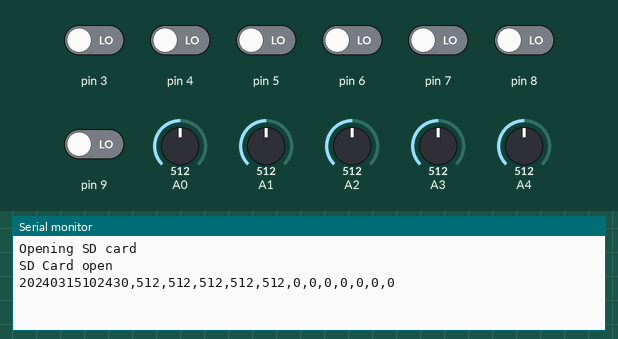
Recording of a sketch running on a simulated Arduino Uno, built with avr-gcc and run on an emulated ATmega328P. Shown: the last lines printed to the serial monitor. Wiring (inferred from the names in the program): DS1307 clock at I2C address 0x68. The test bench sets the inputs (shaded band); at power-on: pin 3–9 LOW, A0 = 512, A1 = 512, A2 = 512, A3 = 512, A4 = 512. The local clock reads 2024-03-15 10:24:30 at power-on unless the sketch sets it; storage starts empty.

Above: at 1.5 s.
1.6 s: A0 set to 716
At 5.9 s:
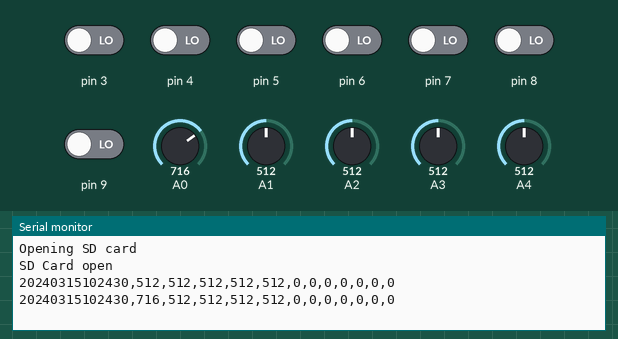
7.6 s: A1 set to 716
At 11.7 s:
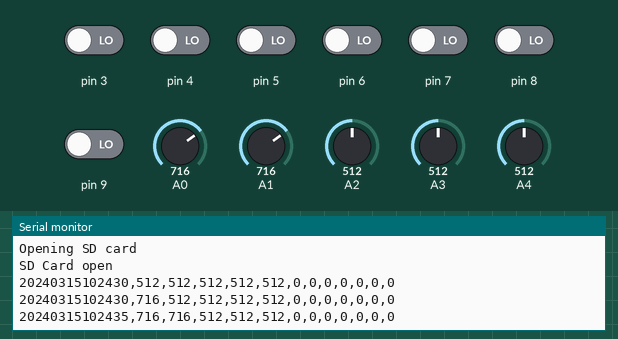
13.6 s: A2 set to 716
At 16.4 s:
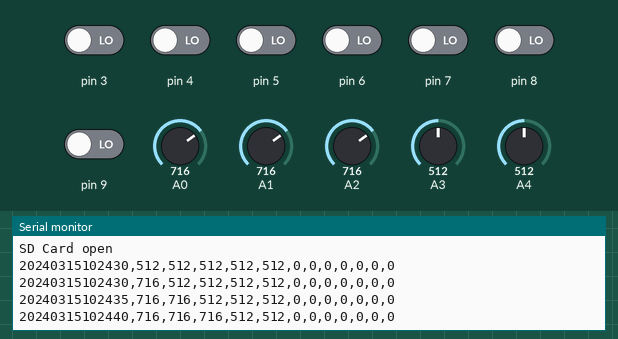
19.6 s: A3 set to 716
At 21.1 s:
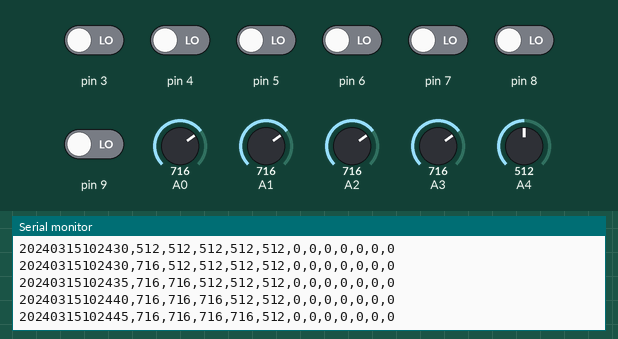
25.6 s: A4 set to 716
At 25.6 s:
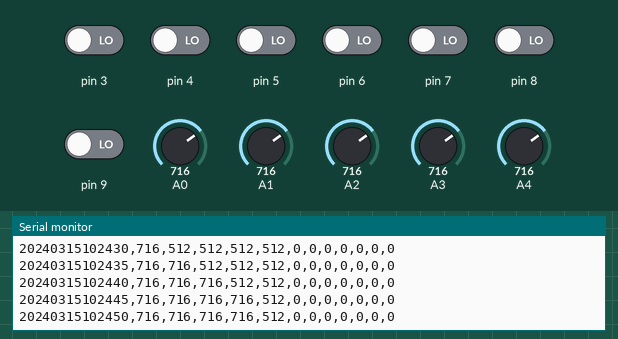
31.6 s: pin 3 driven HIGH
At 36.3 s:
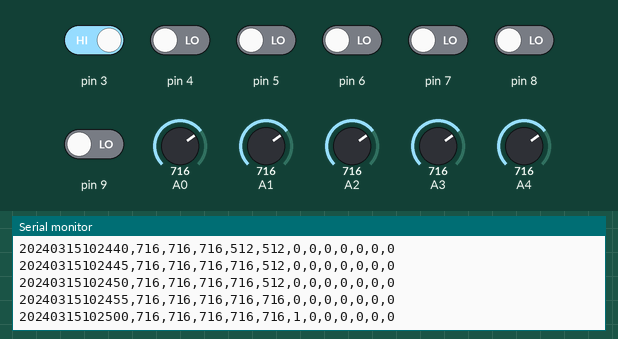

Measured:
- after the input at 1.6 s, the serial monitor: prints a new line after 3.8 s (image 1)
- after the input at 7.6 s, the serial monitor: prints a new line after 2.8 s (image 2)
- after the input at 13.6 s, the serial monitor: prints a new line after 1.8 s (image 3)
- after the input at 19.6 s, the serial monitor: prints a new line after 0.84 s (image 4)
- after the input at 31.6 s, the serial monitor: prints a new line after 3.9 s (image 6)

The sketch:

2021ArduinoUnoDataShield02m.ino
```cpp
//Arduino Uno with data logger shield with DS1307 RTC, SD card.
//Analog sensors on pins A0-A5.  Also checks D3-D9.
//SD Card --> 8.3 filenames (not case-sensitive, ABCDEFGH.txt = abcdefgh.txt).
//  CS = pin 10 for Uno.  4 for MKRZero
//  MOSI = pin 11
//  MISO = pin 12
//  CLK = pin 13
//RTC DS1307. I2C--> SCL(clk)=D1, SDA(data)=D2
//20210604 - by TSBrownie.  Non-commercial use approved.
#include <SD.h>                                   //SD card lib
#include <SPI.h>                                  //Serial lib
#include "Wire.h"                                 //I2C library
#define DS1307 0x68                               //I2C Addr 1307 (Default=0x68)
File diskFile;                                    //SD card file handle
String DoWList[]={"Null",",Sun,",",Mon,",",Tue,",",Wed,",",Thr,",",Fri,",",Sat,"}; //DOW from 1-7
byte second, minute, hour, DoW, Date, month, year; //Btye variables for BCD time
const int CSpin = 10;                             //Chip select pin (varies with model)
const int numSens = 5;                            //Number of analog sensors
const int readInterval = 5000;                    //**Millisecond delay between readings
int inputPin = 0;                                 //Input pins.  A0-A5, D3-D9.
int dataIn = 0;                                   //Data from sensors, temp
String dataBuff = "";                             //Output SD file buffer
String timeString;                                //Build date time data
String SDFileName = "SDfil01.txt";                //**SD card file name to create/write/read

//RTC FUNCTIONS =====================================
byte BCD2DEC(byte val){             //Ex: 51 = 01010001 BCD.  01010001/16-->0101=5 then x10-->50.
  return(((val/16)*10)+(val%16));}  //         01010001%16-->0001.  50+0001 = 51 DEC

void GetRTCTime(){                               //Routine read real time clock, format data
  byte second;byte minute;byte hour;byte DoW;byte Date;byte month;byte year;
  Wire.beginTransmission(DS1307);                //Open I2C to RTC DS1307
  Wire.write(0x00);                              //Write reg pointer to 0x00 Hex
  Wire.endTransmission();                        //End xmit to I2C.  Send requested data.
  Wire.requestFrom(DS1307, 7);                   //Get 7 bytes from RTC buffer
  second = BCD2DEC(Wire.read() & 0x7f);          //Seconds.  Remove hi order bit
  minute = BCD2DEC(Wire.read());                 //Minutes
  hour = BCD2DEC(Wire.read() & 0x3f);            //Hour.  Remove 2 hi order bits
  DoW = BCD2DEC(Wire.read());                    //Day of week
  Date = BCD2DEC(Wire.read());                   //Date
  month = BCD2DEC(Wire.read());                  //Month
  year = BCD2DEC(Wire.read());                   //Year
  timeString = 2000+year;                        //Build Date-Time data to write to SD
  if (month<10){timeString = timeString + '0';}  //Pad leading 0 if needed
  timeString = timeString + month;               //Month (1-12)
  if(Date<10){timeString = timeString + '0';}    //Pad leading 0 if needed
  timeString = timeString + Date;                //Date (1-30)
//  timeString = timeString + DoWList[DoW];        //1Sun-7Sat (0=null)
  if (hour<10){timeString = timeString + '0';}   //Pad leading 0 if needed
  timeString = timeString + hour;                //HH (0-24)
  if (minute<10){timeString = timeString + '0';} //Pad leading 0 if needed
  timeString = timeString + minute;              //MM (0-60)
  if (second<10){timeString = timeString + '0';} //Pad leading 0 if needed
  timeString = timeString + second;              //SS (0-60)
}
//SD CARD FUNCTIONS =================================
void openSD() {                                  //Routine to open SD card
  if (Serial){Serial.println(); Serial.println("Opening SD card");}//User message
  if (!SD.begin()) {                             //If not open, print message.  (CS=pin15)
    if (Serial){Serial.println("Open SD failed");}
    return;}                                     //If open fails
  if (Serial){Serial.println("SD Card open");}   //Else card opened
}

char openFile(char RW) {                     //Open SD file.  Only 1 open at a time
  diskFile.close();                          //Ensure file status, before re-opening
  diskFile = SD.open(SDFileName, RW);}       //If Read open at file start.  If write/append open at EOF

void print2File() {                          //Print data to SD file
  openFile(FILE_WRITE);                      //Open SD file for write
  if (diskFile) {                            //If file & opened --> write
    diskFile.println(dataBuff);              //Print string to SD file
    diskFile.close();                        //Close file, flush buffer (reliable but slower)
    if (Serial){Serial.println(dataBuff);}   //Print to COM
  } else {Serial.println("Error opening file");}  //File didn't open
}

void getRecordFile() {                       //Read from SD file
  openFile(FILE_READ);                       //Open SD file for write
  if (diskFile) {                            //Check if file open
    Serial.write(diskFile.read());           //Read SD file, then write to COM
  } else {Serial.println("Error opening file for read");}    //File didn't open
}

// SETUP AND LOOP =============================
void setup() {
  Wire.begin();                              //Open I2C
  Serial.begin(115200);                      //Open COM
  delay(300);                                //Wait for COM, but don't stop
  openSD();                                  //Open SD card
  GetRTCTime();                              //RTC "wake up"
  for (inputPin = 3; inputPin <=9; inputPin++){ //Init digital pins 3-9
    pinMode(inputPin,INPUT);}                //Set pinMode to input
}

void loop() {
  dataBuff = timeString + ',';
  for (inputPin = 0; inputPin < numSens; inputPin++) {  //Read sensors loop
    GetRTCTime();                                //Get time from real time clock
    dataIn = analogRead(inputPin);               //Read pin, temp store data
    dataBuff += String(dataIn);                  //Add data to string
//    if (inputPin < (numSens-1)){dataBuff += ",";} //Data divider if only analog
    dataBuff += ",";                             //Data divider if both dig/ana
  }
  for (inputPin = 3; inputPin <= 9; inputPin++){ //Read sensors loop
    dataIn = digitalRead(inputPin);              //Read pin, temp store data
    dataBuff += String(dataIn);                  //Add data to string
    if (inputPin < 9){dataBuff += ",";}          //Data divider
  }
  print2File();                                  //Write to SD card file
  dataBuff = "";                                 //Clear buffer for next round
  delay(readInterval);                           //Interval between measurements
}
```
